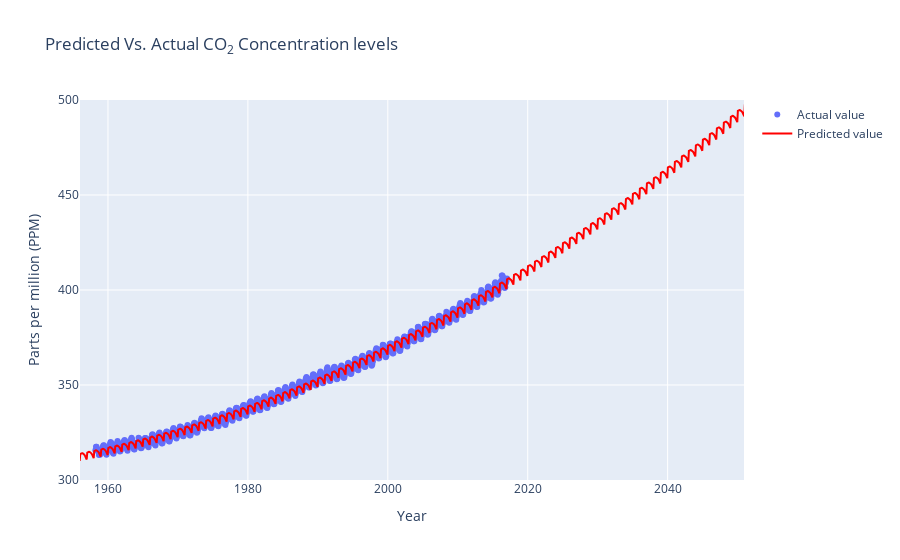

Here is the notebook cell this chart was saved with:
### Code cell
# Defining timeline of years
predicted_years = range(1950, 2055)
predicted_months = range(1, 13)

predicted_x = []
for y in predicted_years:
    for j in predicted_months:
        predicted_x.append([y, j, j ** 2, y ** 2])
        
# Predict values
predicted_y = linearModel.predict(predicted_x)


x_plot = [dt.datetime(i[0], i[1], 15) for i in predicted_x]
fifth_trace = go.Scatter(x=x_plot, y=predicted_y, line=dict(color="red"), name="Predicted value")

period_default = dt.datetime(1956, 1, 1), dt.datetime(2050,12,1)
ppm_range_def = (300, 500)
layout = go.Layout(
    title="Predicted Vs. Actual CO<sub>2</sub> Concentration levels",
    yaxis=dict(title="Parts per million (PPM)", range=ppm_range_def),
    xaxis=dict(title="Year", range=period_default))
figure = go.Figure(data=[second_trace, fifth_trace], layout=layout)
py.iplot(figure, filename="co2-ppm-prediction")

### Figure 1 — Plotly figure (JSON) as saved in the notebook; plotly's stock layout.template omitted (floating-point values rounded to 4 significant figures; data arrays with more than 128 entries replaced by an {"elided": "..."} marker saying what was removed)
{"data": [{"mode": "markers", "name": "Actual value", "type": "scatter", "x": {"elided": "702 str values"}, "y": {"elided": "702 float values"}}, {"line": {"color": "red"}, "name": "Predicted value", "type": "scatter", "x": {"elided": "1260 str values"}, "y": {"elided": "1260 float values"}}], "layout": {"autosize": true, "title": {"text": "Predicted Vs. Actual CO<sub>2</sub> Concentration levels"}, "xaxis": {"range": ["1956-01-01T00:00:00", "2050-12-01T00:00:00"], "title": {"text": "Year"}, "type": "date"}, "yaxis": {"range": [300, 500], "title": {"text": "Parts per million (PPM)"}, "type": "linear"}}}
